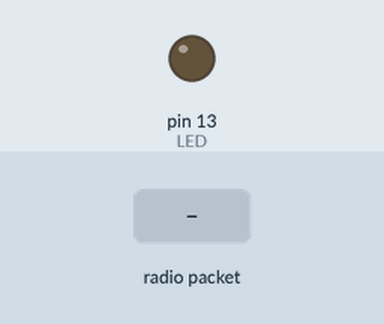
The sketch below on a simulated Arduino Uno, built with avr-gcc and run on an emulated ATmega328P. Parts: output pins drawn as LEDs (lit = HIGH). Inputs (shaded band) come from the test bench. No radio packets arrive unless stated; pins used as bus, display or sensor lines are not drawn; what the sketch prints to the serial monitor is not drawn.

Above: at 1.3 s.
1.4 s: radio packet "1" arrives
Timing chart, 0 to 4.4 s (numbered marks = the images above; inputs shaded):
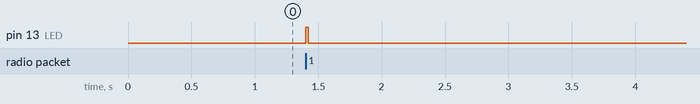

Measured:
- after the input at 1.4 s, pin 13 (LED): LOW → HIGH at once, → LOW 0.02 s later

The sketch:

RX_Lora_balloon.ino
```cpp
#include <SPI.h>
#include <RH_RF95.h>
#include <TinyGPS++.h>
TinyGPSPlus gps;

float myLat = 32.1039;
float myLon = 35.20935;

#define RFM95_CS 8
#define RFM95_RST 4
#define RFM95_INT 3

// Change to 434.0 or other frequency, must match RX's freq!
//#define RF95_FREQ 915.0
//#define RF95_FREQ 434.0
#define RF95_FREQ 446.5
byte recieveVal[51];

// Singleton instance of the radio driver
RH_RF95 rf95(RFM95_CS, RFM95_INT);

// Blinky on receipt
#define LED 13

void setup()
{
  pinMode(LED, OUTPUT);
  pinMode(RFM95_RST, OUTPUT);
  digitalWrite(RFM95_RST, HIGH);

  while (!Serial);
  Serial.begin(115200);
  delay(100);

  Serial.println("Arduino LoRa RX Test!");

  // manual reset
  digitalWrite(RFM95_RST, LOW);
  delay(10);
  digitalWrite(RFM95_RST, HIGH);
  delay(10);

  while (!rf95.init()) {
    Serial.println("LoRa radio init failed");
    while (1);
  }
  Serial.println("LoRa radio init OK!");

  // Defaults after init are 434.0MHz, modulation GFSK_Rb250Fd250, +13dbM
  if (!rf95.setFrequency(RF95_FREQ)) {
    Serial.println("setFrequency failed");
    while (1);
  }
  Serial.print("Set Freq to: "); Serial.println(RF95_FREQ);

  // Defaults after init are 434.0MHz, 13dBm, Bw = 125 kHz, Cr = 4/5, Sf = 128chips/symbol, CRC on

//   The default transmitter power is 13dBm, using PA_BOOST.
//   If you are using RFM95/96/97/98 modules which uses the PA_BOOST transmitter pin, then
//   you can set transmitter powers from 5 to 23 dBm:
  rf95.setTxPower(23, false);
  rf95.setModemConfig(rf95.Bw31_25Cr48Sf512);
}

void loop()
{
  if (rf95.available())
  {
    // Should be a message for us now
//    uint8_t buf[71]={0};
//    uint8_t len = sizeof(buf);
    uint8_t len = sizeof(recieveVal);

    if (rf95.recv(recieveVal, &len))
    {
      digitalWrite(LED, HIGH);
//      RH_RF95::printBuffer("Received: ", buf, len);
      float lat = *(float*)(recieveVal);
      float lon = *(float*)(recieveVal + 4);
      float alt = *(float*)(recieveVal + 8);
      float pascals = *(float*)(recieveVal + 12);
      float altm = *(float*)(recieveVal + 16);
      float tempC = *(float*)(recieveVal + 20);
      uint16_t count = *(int*)(recieveVal + 24);
      uint16_t recive = *(int*)(recieveVal + 26);
      int16_t rssi = *(int*)(recieveVal + 28);
      int16_t snr = *(int*)(recieveVal + 30);
      float cpm =*(float*)(recieveVal + 32);
      float Humidity = *(float*)(recieveVal + 36);
      float Celsius = *(float*)(recieveVal + 40);
      float DewPoint = *(float*)(recieveVal + 44);
      uint16_t bat = *(int*)(recieveVal + 48);
      byte sat = *(byte*)(recieveVal + 50);

//      Serial.println((char*)buf);
      Serial.print("massege: count: ");
      Serial.println(count);
      Serial.print("gps lat: ");
      Serial.print(lat,6);
      Serial.print(" lon: ");
      Serial.print(lon,6);
      Serial.print(" alt: ");
      Serial.print(alt);
      Serial.print(" sat: ");
      Serial.print(sat);
      Serial.print(" dist: ");
      Serial.println(gps.distanceBetween(myLat,myLon,lat,lon));
      Serial.print("baro: pascal: ");
      Serial.print(pascals);
      Serial.print(" alt: ");
      Serial.print(altm);
      Serial.print(" temp: ");
      Serial.println(tempC);
      Serial.print("Geiger: cpm: ");
      Serial.println(cpm);
      Serial.print("HTD: Humidity: ");
      Serial.print(Humidity);
      Serial.print(" Temp: ");
      Serial.print(Celsius);
      Serial.print(" DewPoint: ");
      Serial.println(DewPoint);
      Serial.print("param: rssi: ");
      Serial.print(rssi);
      Serial.print(" SNR: ");
      Serial.println(snr);
      if(recive){
      Serial.println("send massege success :-)");
      }else{
      Serial.println("send massege fail :-(");
      }
      Serial.print("RSSI: ");
      Serial.println(rf95.lastRssi(), DEC);
      Serial.print("SNR: ");
      Serial.println(rf95.lastSNR(), DEC);
      Serial.print("BATTARY: ");
      Serial.println((float)bat*2*3.3/1024);

       Serial.println("finish Receive starting send");
//       delay(500);
      // Send a reply
      uint8_t data[] = "0123456789";
      rf95.send(data, sizeof(data));
//      rf95.waitPacketSent();
      Serial.println("Sent finish");
      digitalWrite(LED, LOW);
    }
    else
    {
      Serial.println("Receive failed");
    }
    Serial.println();
  }
//  delay(500);
}
```
